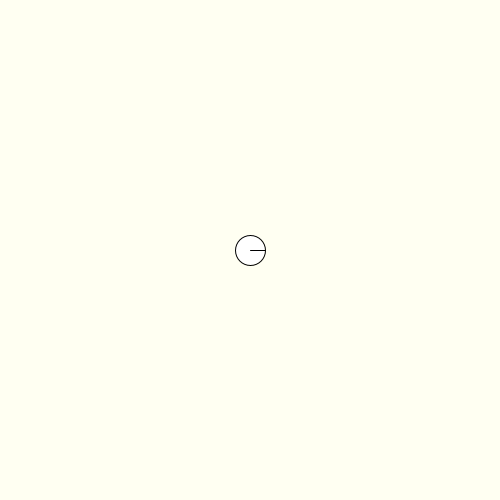
Frame 1 (no input)
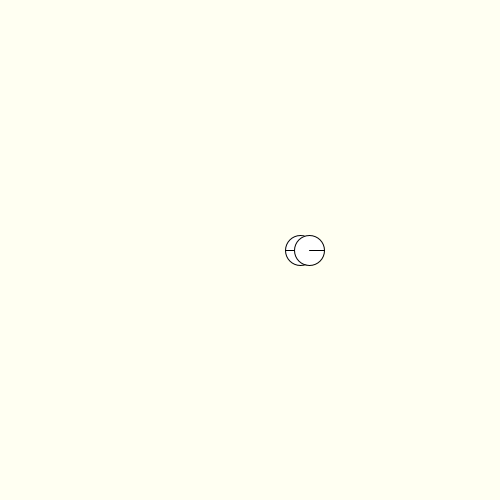
Frame 60 (the mouse pressed at the canvas centre just before this capture)
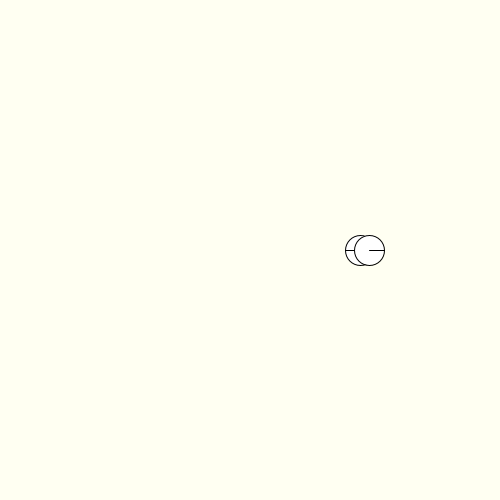
Frame 120 (the mouse held since frame 60 and released just before this capture)

The Processing sketch that drew these frames (run headless with seeded random() and noise(); from frame 60 on, the mouse is pressed at the canvas centre):

// Processing sketch: week12_09_snake_360_direction_keyPressed_body_ArrayList_snakeLe
// ── week12_09_snake_360_direction_keyPressed_body_ArrayList_snakeLe.pde
//360度的貪食蛇
float x=250, y=250, dir=0, s=1;
int snakeLen = 1;
ArrayList<PVector> body = new ArrayList<PVector>();
void setup(){
  size(500,500);
  rectMode(CENTER);
}
void draw(){
  background(#FFFFF2);
  drawBody();
  drawHead(x, y, dir);
  x += s*cos(dir);
  y += s*sin(dir);
  if(body.size()<snakeLen*10){
    body.add( new PVector(x, y, dir) );
  }else{
    for(int i=0; i<body.size()-1; i++){
      body.get(i).x = body.get(i+1).x;
      body.get(i).y = body.get(i+1).y;
      body.get(i).z = body.get(i+1).z;
    }
    body.get(body.size()-1).x = x;
    body.get(body.size()-1).y = y;
    body.get(body.size()-1).z = dir;
  }
}
void drawBody(){
  for(int i=0; i<body.size(); i+=10){
    PVector b = body.get(i);
    ellipse(b.x, b.y, 30, 30);
    line(b.x, b.y, b.x-15*cos(b.z), b.y-15*sin(b.z) );
  }
}
void drawHead(float x, float y, float dir){
  ellipse(x, y, 30, 30);
  line(x, y, x+15*cos(dir), y+15*sin(dir) );
}
void keyPressed(){
  if(keyCode==LEFT) dir -= 0.15;
  if(keyCode==RIGHT) dir += 0.15;
  if(key==' ') {snakeLen ++; }
}
